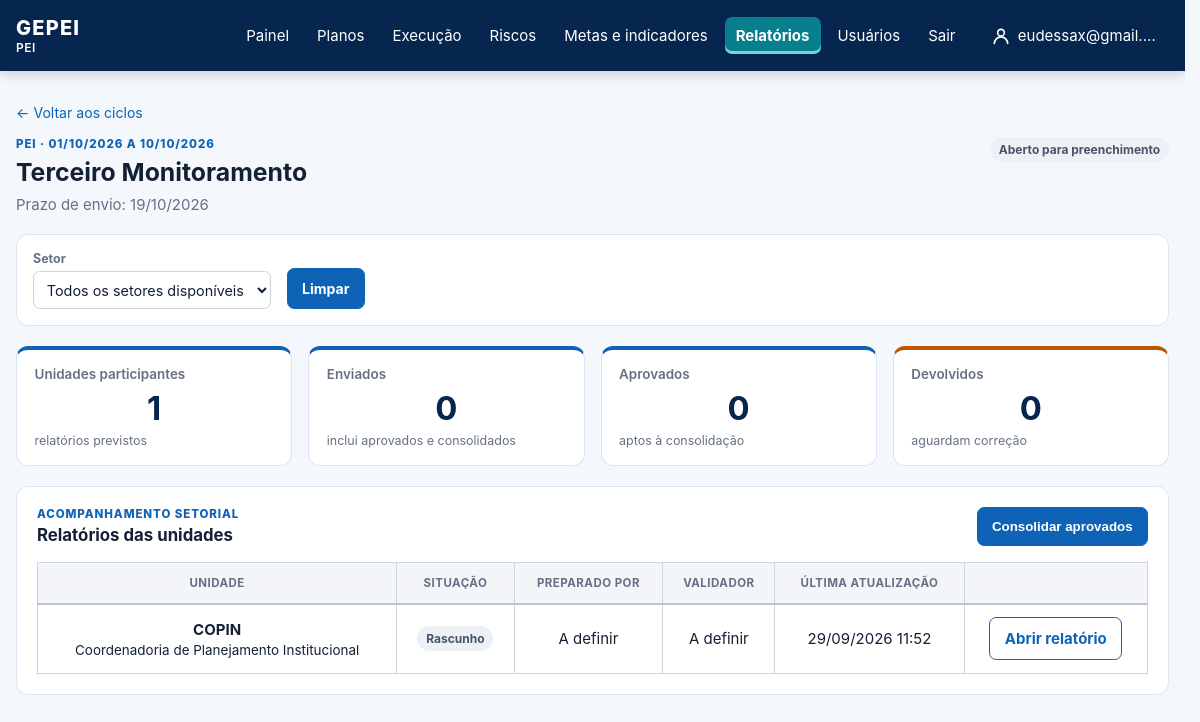
Page /relatorios/2/ (signed in) on the committed database.
### core/models.py (models this page shows, shortened)
class Plan(models.Model):
    class PlanType(models.TextChoices):
        PEI = "PEI", "PEI"
        PESP = "PESP", "PESP"
        PPA = "PPA", "PPA"
        OTHER = "OUTRO", "Outro"
    name = models.CharField(max_length=180)
    acronym = models.CharField(max_length=30)
    plan_type = models.CharField(max_length=10, choices=PlanType.choices)
    access_groups = models.ManyToManyField("auth.Group", blank=True, related_name="accessible_plans")
    start_date = models.DateField()
    end_date = models.DateField()
    active = models.BooleanField(default=True)

class ReportCycle(models.Model):
    class Status(models.TextChoices):
        OPEN = "ABERTO", "Aberto para preenchimento"
        CONSOLIDATING = "EM_CONSOLIDACAO", "Em consolidação"
        CLOSED = "ENCERRADO", "Encerrado"
    plan = models.ForeignKey(Plan, on_delete=models.PROTECT, related_name="report_cycles")
    name = models.CharField(max_length=180)
    period_start = models.DateField()
    period_end = models.DateField()
    due_date = models.DateField()
    participating_units = models.ManyToManyField(OrganizationalUnit, related_name="report_cycles")
    status = models.CharField(max_length=18, choices=Status.choices, default=Status.OPEN)
    created_by = models.ForeignKey(settings.AUTH_USER_MODEL, on_delete=models.PROTECT, related_name="created_report_cycles")
    created_at = models.DateTimeField(auto_now_add=True)
    closed_at = models.DateTimeField(null=True, blank=True)
    class Meta:
        ordering = ["-period_end", "-id"]

class SectorReport(models.Model):
    class Status(models.TextChoices):
        DRAFT = "RASCUNHO", "Rascunho"
        SUBMITTED = "ENVIADO", "Enviado para validação"
        RETURNED = "DEVOLVIDO", "Devolvido para correção"
        APPROVED = "APROVADO", "Aprovado"
        CONSOLIDATED = "CONSOLIDADO", "Consolidado"
    cycle = models.ForeignKey(ReportCycle, on_delete=models.CASCADE, related_name="sector_reports")
    unit = models.ForeignKey(OrganizationalUnit, on_delete=models.PROTECT, related_name="sector_reports")
    prepared_by = models.ForeignKey(
        settings.AUTH_USER_MODEL,
        null=True,
        blank=True,
        on_delete=models.PROTECT,
        related_name="prepared_sector_reports",
    )
    validator = models.ForeignKey(
        settings.AUTH_USER_MODEL,
        null=True,
        blank=True,
        on_delete=models.PROTECT,
        related_name="assigned_sector_reports",
    )
    status = models.CharField(max_length=14, choices=Status.choices, default=Status.DRAFT)
    executive_summary = models.TextField(blank=True)
    complements = models.TextField(blank=True)
    next_steps = models.TextField(blank=True)
    management_decision_needed = models.TextField(blank=True)
    validator_comment = models.TextField(blank=True)
    resubmission_due_date = models.DateField(null=True, blank=True)
    snapshot = models.JSONField(default=dict, blank=True)
    submitted_at = models.DateTimeField(null=True, blank=True)
    validated_at = models.DateTimeField(null=True, blank=True)
    updated_at = models.DateTimeField(auto_now=True)
    class Meta:
        constraints = [models.UniqueConstraint(fields=["cycle", "unit"], name="unique_report_per_cycle_unit")]
        ordering = ["unit__name"]

class OrganizationalUnit(models.Model):
    class UnitType(models.TextChoices):
        ORGAN = "ORGAO", "Órgão"
        UNIT = "UNIDADE", "Unidade"
        SECTOR = "SETOR", "Setor"
    organization = models.ForeignKey(Organization, on_delete=models.PROTECT)
    exclusive_plan = models.ForeignKey("Plan", null=True, blank=True, on_delete=models.PROTECT, related_name="exclusive_units")
    parent = models.ForeignKey("self", null=True, blank=True, on_delete=models.PROTECT)
    name = models.CharField(max_length=180)
    acronym = models.CharField(max_length=30, blank=True)
    unit_type = models.CharField(max_length=10, choices=UnitType.choices)

### core/views.py (the view, shortened to what this page needs)
# urls.py: path("relatorios/<int:cycle_id>/", views.report_cycle_detail, name="report_cycle_detail"),
@login_required
@permission_required("core.view_reportcycle", raise_exception=True)
def report_cycle_detail(request, cycle_id):
    cycle = get_object_or_404(
        ReportCycle.objects.filter(plan__in=current_plans(request)).select_related("plan", "created_by").prefetch_related("sector_reports__unit", "sector_reports__validator"),
        pk=cycle_id,
    )
    all_reports = list(cycle.sector_reports.all())
    selected_unit = selected_unit_for_request(request)
    visible_units = {int(selected_unit)} if selected_unit.isdigit() else user_unit_ids(request.user, for_view=True)
    reports = [item for item in all_reports if visible_units is None or item.unit_id in visible_units]
    if visible_units is not None and not reports:
        raise Http404
    own_ids = user_unit_ids(request.user)
    readonly_cycle = own_ids is not None and request.user.has_perm("core.view_other_units") and any(item.unit_id not in own_ids for item in all_reports)
    request.read_only_other_unit = readonly_cycle
    if request.method == "POST" and readonly_cycle:
        raise PermissionDenied
    return render(
        request,
        "core/report_cycle_detail.html",
        {
            "units": view_scope_units(OrganizationalUnit.objects.order_by("name"), request.user),
            "selected_unit": selected_unit,
            "cycle": cycle,
            "reports": reports,
            "approved_count": sum(item.status in [SectorReport.Status.APPROVED, SectorReport.Status.CONSOLIDATED] for item in reports),
            "submitted_count": sum(item.status != SectorReport.Status.DRAFT for item in reports),
            "returned_count": sum(item.status == SectorReport.Status.RETURNED for item in reports),
        },
    )

### core/context_processors.py (called while the page is built)
def navigation_plans(request):
    if not request.user.is_authenticated:
        return {"navigation_plans": []}
    return {"navigation_plans": request.available_plans, "active_plan": request.active_plan}

### core/permissions.py (called while the page is built, shortened)
def is_administrator(user):
    if user.is_superuser:
        return True
    return user.groups.filter(name__iexact=ADMINISTRATOR_GROUP_NAME).exists()

def user_unit_ids(user, for_view=False):
    if is_administrator(user) or (for_view and user.has_perm("core.view_other_units")):
        return None

def scope_units(queryset, user, for_view=False):
    from .plan_scope import units_for_plan
    queryset = units_for_plan(queryset, user)
    ids = user_unit_ids(user, for_view=for_view)
    return queryset if ids is None else queryset.filter(pk__in=ids)

def selected_unit_for_request(request):
    ids = user_unit_ids(request.user)
    requested = request.GET.get("unit", "")
    if ids is None:
        return requested

def view_scope_units(queryset, user):
    return scope_units(queryset, user, for_view=True)

### core/plan_scope.py (called while the page is built)
def available_plans(user):
    plans = Plan.objects.filter(active=True).order_by("acronym", "pk")
    if user.is_superuser:
        return plans
    groups = user.groups.all()
    if not groups.exists():
        return plans.filter(plan_type=Plan.PlanType.PEI)
    return plans.filter(access_groups__in=groups).distinct()

def current_plans(request):
    return Plan.objects.filter(pk=getattr(request.user, "_active_plan_id", None))

def units_for_plan(queryset, user):
    if not hasattr(user, "_active_plan_id"):
        return queryset
    if user._active_plan_type == Plan.PlanType.PESP:
        return queryset.filter(exclusive_plan_id=user._active_plan_id)
    if user._active_plan_id is None:
        return queryset.none()
    return queryset.filter(Q(exclusive_plan__isnull=True) | Q(exclusive_plan_id=user._active_plan_id))

    def process_view(self, request, view_func, view_args, view_kwargs):
        user = request.user
        if request.resolver_match.namespace != "admin" or not user.is_staff or user.is_superuser:
            return
        granted = Plan.objects.filter(access_groups__in=user.groups.all()).values("pk")
        if Plan.objects.exclude(pk__in=granted).exists():
            raise PermissionDenied

### templates/core/report_cycle_detail.html (shortened to what this page needs)
{% extends "base.html" %}
{% block content %}
  <a class="back-link" href="{% url 'report_cycle_overview' %}">← Voltar aos ciclos</a>
  <section class="action-detail-heading"><div><p class="eyebrow">{{ cycle.plan.acronym }} · {{ cycle.period_start|date:"d/m/Y" }} a {{ cycle.period_end|date:"d/m/Y" }}</p><h1>{{ cycle.name }}</h1><p>Prazo de envio: {{ cycle.due_date|date:"d/m/Y" }}</p></div><span class="chip chip-report-{{ cycle.status|lower }}">{{ cycle.get_status_display }}</span></section>
  {% include "core/_unit_filter.html" %}
  <section class="metrics report-cycle-metrics">
    <article class="metric-card"><span>Unidades participantes</span><strong>{{ reports|length }}</strong><small>relatórios previstos</small></article>
    <article class="metric-card"><span>Enviados</span><strong>{{ submitted_count }}</strong><small>inclui aprovados e consolidados</small></article>
    <article class="metric-card"><span>Aprovados</span><strong>{{ approved_count }}</strong><small>aptos à consolidação</small></article>
    <article class="metric-card metric-warning"><span>Devolvidos</span><strong>{{ returned_count }}</strong><small>aguardam correção</small></article>
  </section>
  <section class="panel">
    <div class="panel-heading"><div><p class="eyebrow">Acompanhamento setorial</p><h2>Relatórios das unidades</h2></div>
      {% if perms.core.change_reportcycle %}{% if cycle.status == "ABERTO" %}<form method="post">{% csrf_token %}<input type="hidden" name="operation" value="consolidate"><button class="button button-primary" type="submit">Consolidar aprovados</button></form>{% elif cycle.status == "EM_CONSOLIDACAO" %}<form method="post">{% csrf_token %}<input type="hidden" name="operation" value="close"><button class="button button-primary" type="submit">Encerrar ciclo</button></form>{% endif %}{% endif %}
    </div>
    <div class="responsive-table"><table><thead><tr><th>Unidade</th><th>Situação</th><th>Preparado por</th><th>Validador</th><th>Última atualização</th><th></th></tr></thead><tbody>
      {% for report in reports %}<tr><td><strong>{{ report.unit.acronym|default:report.unit.name }}</strong><span>{{ report.unit.name }}</span></td><td><span class="chip chip-report-{{ report.status|lower }}">{{ report.get_status_display }}</span>{% if report.resubmission_due_date %}<small>Novo prazo: {{ report.resubmission_due_date|date:"d/m/Y" }}</small>{% endif %}</td><td>{{ report.prepared_by.username|default:"A definir" }}</td><td>{{ report.validator.username|default:"A definir" }}</td><td>{{ report.updated_at|date:"d/m/Y H:i" }}</td><td><a class="button button-secondary" href="{% url 'sector_report_detail' cycle.id report.id %}">Abrir relatório</a></td></tr>{% empty %}<tr><td colspan="6">Nenhuma unidade participante.</td></tr>{% endfor %}
    </tbody></table></div>
  </section>
{% endblock %}

### templates/base.html (shortened to what this page needs)
{% load static %}
<!doctype html>
<html lang="pt-br">
<head>
  <link rel="stylesheet" href="{% static 'css/gepei.css' %}?v=20261126-indice-vertical">
</head>
<body{% if active_plan.plan_type == "PESP" %} class="theme-pesp"{% endif %}>
  <header class="topbar">
    <a class="brand" href="{% url 'dashboard' %}">
      GEPEI
      {% if active_plan %}<span class="brand-plan">{{ active_plan.acronym }}</span>{% endif %}
    </a>
    {% if user.is_authenticated %}
      <nav>
        <a href="{% url 'dashboard' %}" {% if request.path == '/' %}class="nav-active" aria-current="page"{% endif %}>Painel</a>
        {% if perms.core.view_plan %}<a href="{% url 'pei_overview' %}" {% if '/pei/' in request.path %}class="nav-active" aria-current="page"{% endif %}>Planos</a>{% endif %}
        {% if perms.core.view_actionplan %}<a href="{% url 'action_plan_list' %}" {% if '/planos-de-acao/' in request.path and '/riscos/' not in request.path %}class="nav-active" aria-current="page"{% endif %}>Execução</a>{% endif %}
        {% if perms.core.view_risk %}<a href="{% url 'risk_overview' %}" {% if '/riscos/' in request.path %}class="nav-active" aria-current="page"{% endif %}>Riscos</a>{% endif %}
        {% if perms.core.view_strategictarget or perms.core.view_indicator %}<a href="{% if perms.core.view_indicator %}{% url 'indicator_overview' %}{% else %}{% url 'target_overview' %}{% endif %}" >Metas e indicadores</a>{% endif %}
        {% if perms.core.view_reportcycle or perms.core.view_sectorreport or perms.core.view_quarterlysectorreport or perms.core.consolidate_quarterlysectorreport %}<a href="{% url 'report_cycle_overview' %}" {% if '/relatorios/' in request.path %}class="nav-active" aria-current="page"{% endif %}>Relatórios</a>{% endif %}
        {% if perms.auth.view_user or perms.auth.view_group %}
        <details class="nav-plans{% if '/usuarios/' in request.path %} nav-active{% endif %}">
          <summary {% if '/usuarios/' in request.path %}aria-current="page"{% endif %}>Usuários</summary>
        </details>
        {% endif %}
        <form method="post" action="{% url 'logout' %}" onsubmit="return confirm('Tem certeza de que deseja sair?');">
          <button type="submit">Sair</button>
        </form>
        <a class="nav-user{% if request.path == '/minha-conta/' %} nav-active{% endif %}" href="{% url 'profile_edit' %}" title="Minha conta">
          <svg width="20" height="20" viewBox="0 0 24 24" fill="none" stroke="currentColor" stroke-width="2" stroke-linecap="round" stroke-linejoin="round" aria-hidden="true"><circle cx="12" cy="8" r="4"/><path d="M4 21c0-4.4 3.6-8 8-8s8 3.6 8 8"/></svg>
          <span>{{ user.first_name|default:user.username }}</span>
        </a>
      </nav>
    {% endif %}
  </header>
  <main class="container">
    {% block content %}{% endblock %}
  </main>
</body>
</html>

### rows in the picture
Plan: acronym "PEI"
SectorReport: unit.acronym "COPIN", unit.name "Coordenadoria de Planejamento Institucional", status "Rascunho", prepared_by.username "A definir", validator.username "A definir", updated_at "29/09/2026 11:52"

### other values in the picture
{{ user.first_name|default:user.username }} "eudessax@gmail.…"
{{ reports|length }} "1"
{{ submitted_count }} "0"
{{ approved_count }} "0"
{{ returned_count }} "0"
